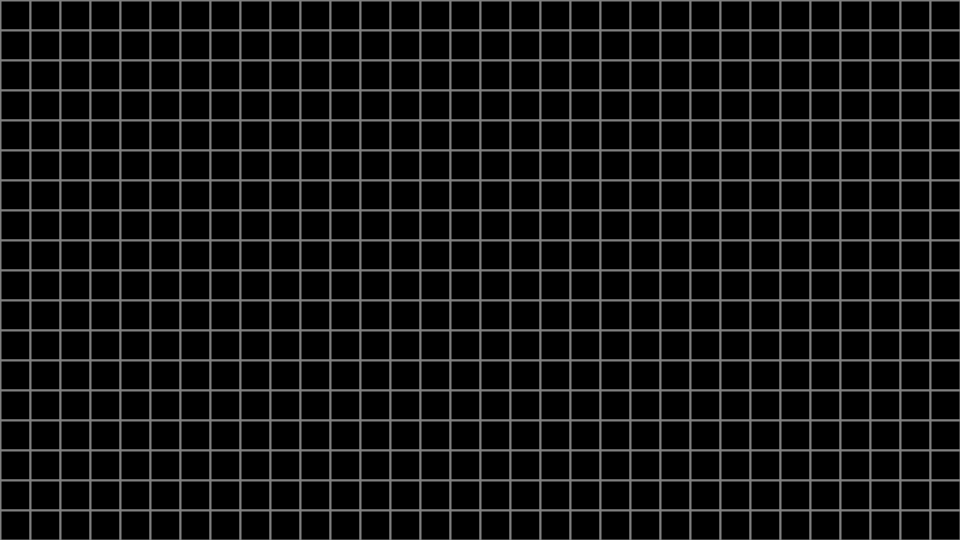
Frame 1 (no input)
Frame 60 (the mouse pressed at the canvas centre just before this capture): identical to frame 1, image omitted
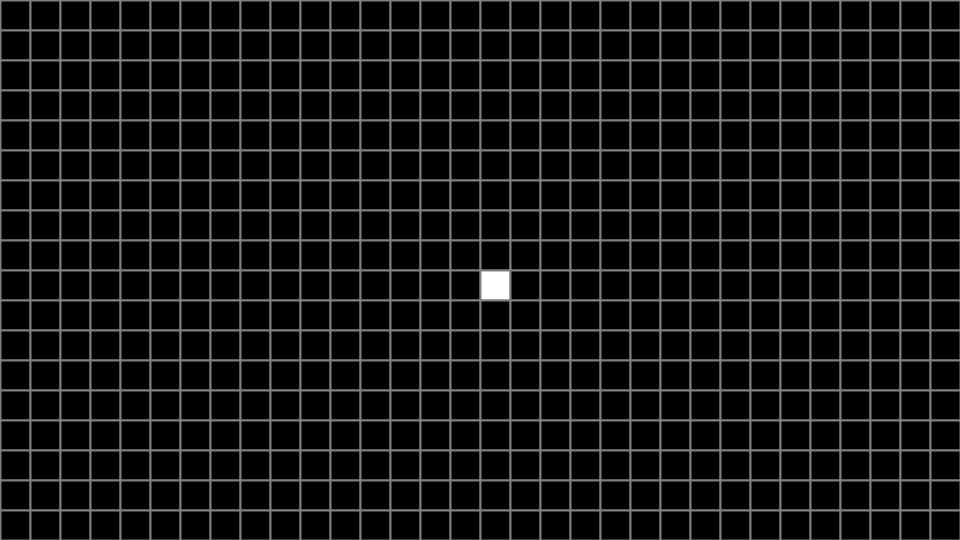
Frame 120 (the mouse held since frame 60 and released just before this capture)

The Processing sketch that drew these frames (run headless with seeded random() and noise(); from frame 60 on, the mouse is pressed at the canvas centre):

// Processing sketch: Game_Of_Life
// ── Game_Of_Life.pde
int[][] grid;
int[][] temp;
int r;
int rows;
int cols;
boolean set;

void setup() {
  //fullScreen();
  size(960, 540);
  r = 30;
  cols = width/r;
  rows = height/r;
  grid = new int[cols][rows];
  temp = new int[cols][rows];
  set = false;
  for (int i = 0; i < cols; i++) {
    for (int j = 0; j < rows; j++) {
      grid[i][j] = 0;
      temp[i][j] = grid[i][j];
    }
  }
}

void draw() {
  frameRate(10);
  background(255);
  stroke(128);
  strokeWeight(2);

  for (int i = 0; i < cols; i++) {
    for (int j = 0; j < rows; j++) {
      if (grid[i][j] == 0) {
        fill(0);
      }
      if (grid[i][j] == 1) {
        fill(255);
      }
      rect(i*r, j*r, r, r);
    }
  }

  if (keyPressed) {
    if (key == 's') {
      set = true;
    }
  }

  if (set) {
    for (int i = 0; i < cols; i++) {
      for (int j = 0; j < rows; j++) {
        int neighbours = countNeighbours(i, j);
        switch(grid[i][j]) {
        case 0:
          if (neighbours == 3) {
            temp[i][j] = 1;
          }
          break;
        case 1:
          if ((neighbours < 2) || (neighbours > 3)) {
            temp[i][j] = 0;
          }
          break;
        default:
          temp[i][j] = grid[i][j];
        }
      }
    }

    for (int i = 0; i < cols; i++) {
      for (int j = 0; j < rows; j++) {
        grid[i][j] = temp[i][j];
      }
    }
  }
}

int countNeighbours(int x, int y) {
  int neighbours = 0;
  for (int i = -1; i <= 1; i++) {
    for (int j = -1; j <= 1; j++) {
      int nx = (x+i+cols)%cols;
      int ny = (y+j+rows)%rows;
      neighbours += grid[nx][ny];
    }
  }
  neighbours -= grid[x][y];
  return neighbours;
}

void mousePressed() {
  if (!set) {
    int x = floor(mouseX/r);
    int y = floor(mouseY/r);
    switch(grid[x][y]) {
    case 0:
      grid[x][y] = 1;
      break;
    case 1:
      grid[x][y] = 0;
      break;
    }
    temp[x][y] = grid[x][y];
  }
}
